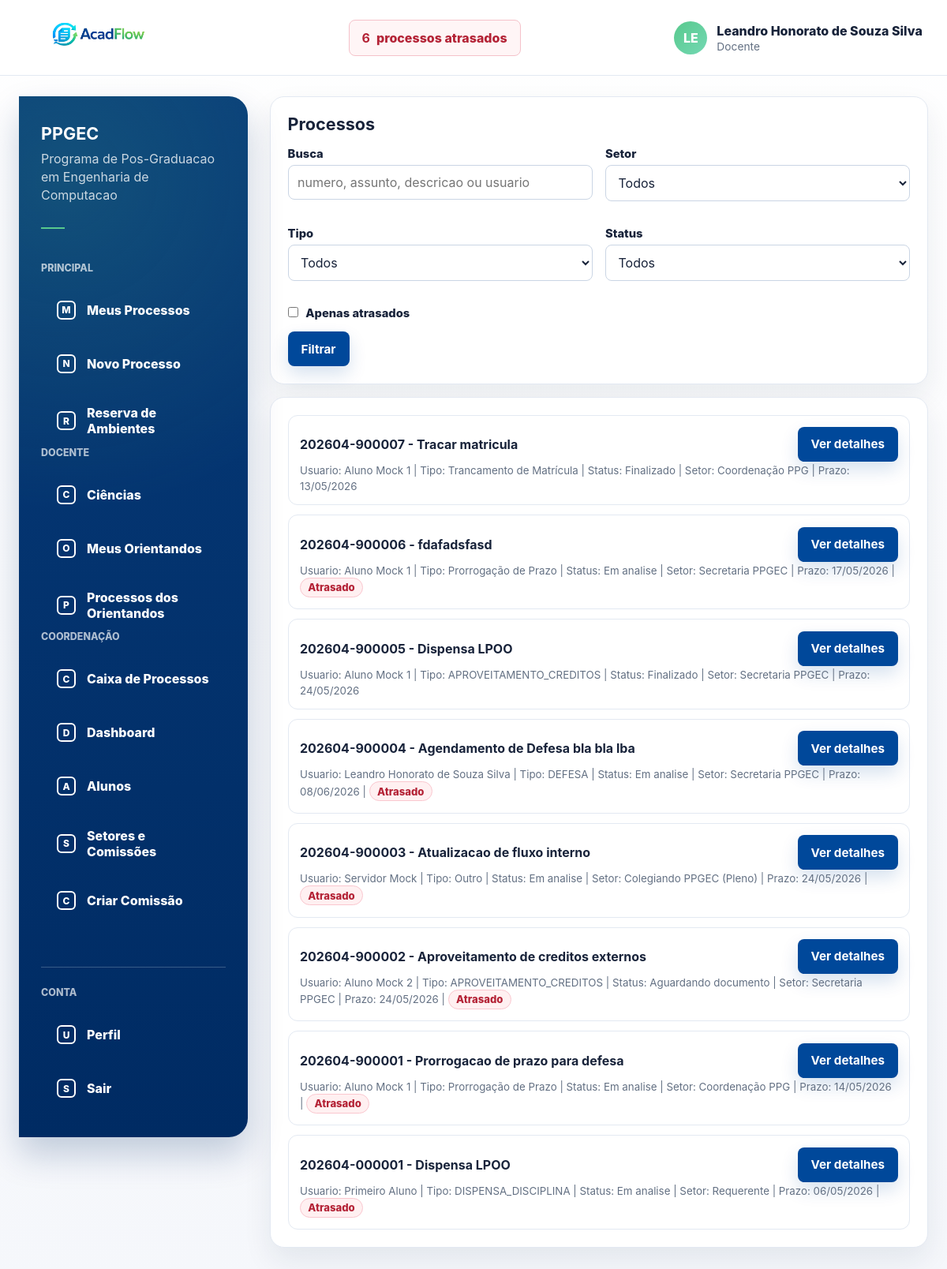
The app's page /coordenacao/processos/ (signed in), older data.
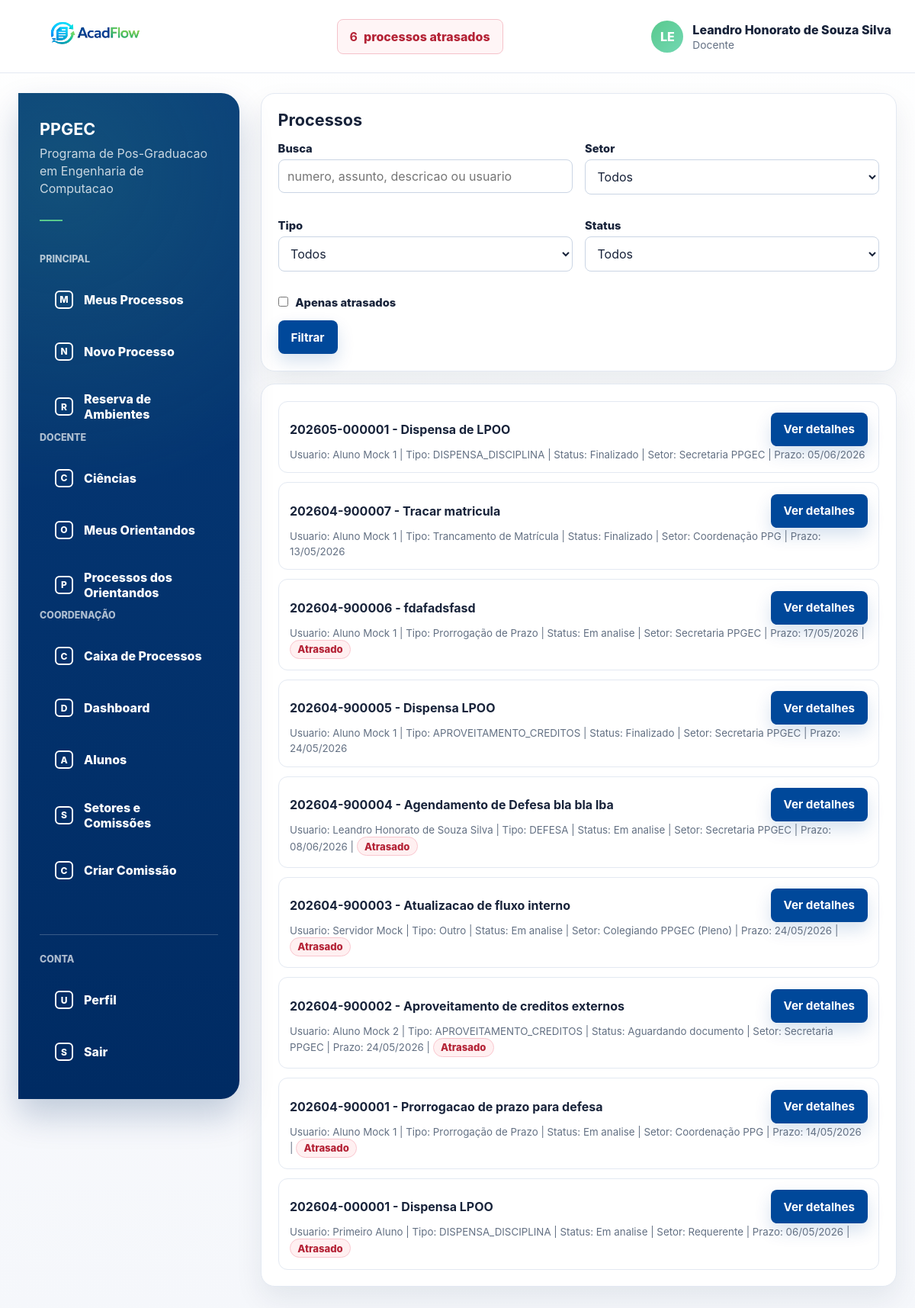
The same page, newer data.
### processos/models.py (models this page shows, shortened)
class Processo(models.Model):
    PRAZOS_DIAS_POR_TIPO = {
        "APROVEITAMENTO_DISPENSA_CREDITOS": 30,
        "TRANCAMENTO_MATRICULA": 15,
        "PRORROGACAO_PRAZO": 20,
        "REINGRESSO": 30,
        "MUDANCA_ORIENTADOR": 20,
        "DEFESA_MESTRADO": 45,
        "DEFESA_DOUTORADO": 45,
        "QUALIFICACAO_DOUTORADO": 45,
        "OUTRO": 60,
    }
    class TipoProcesso(models.TextChoices):
        APROVEITAMENTO_DISPENSA_CREDITOS = "APROVEITAMENTO_DISPENSA_CREDITOS", "Aproveitamento de Créditos ou Dispensa de Disciplina"
        DEFESA_MESTRADO = "DEFESA_MESTRADO", "Defesa de Mestrado"
        DEFESA_DOUTORADO = "DEFESA_DOUTORADO", "Defesa de Doutorado"
        QUALIFICACAO_DOUTORADO = "QUALIFICACAO_DOUTORADO", "Qualificação de Doutorado"
        TRANCAMENTO_MATRICULA = "TRANCAMENTO_MATRICULA", "Trancamento de Matrícula"
        PRORROGACAO_PRAZO = "PRORROGACAO_PRAZO", "Prorrogação de Prazo"
        REINGRESSO = "REINGRESSO", "Reingresso"
        MUDANCA_ORIENTADOR = "MUDANCA_ORIENTADOR", "Mudança de Orientador(a)"
        OUTRO = "OUTRO", "Outro"
    class StatusProcesso(models.TextChoices):
        EM_ANALISE = "EM_ANALISE", "Em analise"
        AGUARDANDO_DOCUMENTO = "AGUARDANDO_DOCUMENTO", "Aguardando documento"
        AGUARDANDO_CIENCIA = "AGUARDANDO_CIENCIA", "Aguardando ciencia"
        EM_DEBATE = "EM_DEBATE", "Em debate"
        FINALIZADO = "FINALIZADO", "Finalizado"
    usuario_criado_por = models.ForeignKey(
        settings.AUTH_USER_MODEL,
        on_delete=models.PROTECT,
        related_name="processos_criados",
    )
    tipo = models.CharField(max_length=40, choices=TipoProcesso.choices)
    assunto = models.CharField(max_length=255)
    descricao = models.TextField()
    data_criacao = models.DateTimeField(auto_now_add=True)
    atualizado_em = models.DateTimeField(auto_now=True)
    status_inicial = models.CharField(
        max_length=25,
        choices=StatusProcesso.choices,
        null=True,
        blank=True,
    )
    status = models.CharField(
        max_length=25,
        choices=StatusProcesso.choices,
        default=StatusProcesso.EM_ANALISE,
    )
    setor_atual = models.ForeignKey(
        Setor,
        on_delete=models.PROTECT,
        related_name="processos_atuais",
    )
    numero = models.CharField(max_length=20, unique=True, editable=False, blank=True)
    prazo_limite = models.DateField(null=True, blank=True)
    finalizado_em = models.DateTimeField(null=True, blank=True)
    termo_finalizacao = models.TextField(blank=True)
    observacoes_internas = models.TextField(blank=True)
    class Meta:
        ordering = ["-data_criacao"]
    @property
    def esta_finalizado(self) -> bool:
        return self.finalizado_em is not None or self.status == self.StatusProcesso.FINALIZADO
    @property
    def esta_atrasado(self) -> bool:
        return bool(
            self.prazo_limite
            and self.prazo_limite < timezone.localdate()
            and not self.esta_finalizado
        )

class User(AbstractUser):
    class TipoUsuario(models.TextChoices):
        ALUNO = "ALUNO", "Aluno"
        DOCENTE = "DOCENTE", "Docente"
        SERVIDOR = "SERVIDOR", "Servidor"
    username = None
    first_name = None
    last_name = None
    nome = models.CharField(max_length=255)
    email = models.EmailField(unique=True)
    polo_atuacao = models.ForeignKey(
        "Polo",
        on_delete=models.SET_NULL,
        null=True,
        blank=True,
        related_name="servidores",
    )
    tipo_usuario = models.CharField(
        max_length=20,
        choices=TipoUsuario.choices,
        default=TipoUsuario.SERVIDOR,
    )
    USERNAME_FIELD = "email"
    REQUIRED_FIELDS = ["nome"]
    objects = UserManager()
    class Meta:
        ordering = ["nome", "email"]

class Setor(models.Model):
    class TipoSetor(models.TextChoices):
        SETOR = "SETOR", "Setor"
        COMISSAO = "COMISSAO", "Comissao"
    nome = models.CharField(max_length=120, unique=True)
    descricao = models.CharField(max_length=255, blank=True)
    ativo = models.BooleanField(default=True)
    email = models.EmailField(max_length=255, blank=True, null=True, help_text="E-mail institucional do setor")
    tipo = models.CharField(max_length=20, choices=TipoSetor.choices, default=TipoSetor.SETOR)
    class Meta:
        ordering = ["nome"]

### processos/views.py (the view, shortened to what this page needs)
# urls.py: path("coordenacao/processos/", processos_view, name="coordenacao_processos"),
@login_required
def processos_view(request):
    if not _can_view_processos(request.user):
        raise PermissionDenied("Acesso restrito a docentes e servidores.")
    queryset = Processo.objects.select_related("usuario_criado_por", "setor_atual").order_by("-data_criacao")
    tipo = request.GET.get("tipo", "").strip()
    status = request.GET.get("status", "").strip()
    setor_id = request.GET.get("setor", "").strip()
    termo = request.GET.get("q", "").strip()
    somente_atrasados = request.GET.get("atrasados") == "1"
    if somente_atrasados:
        queryset = queryset.filter(prazo_limite__lt=timezone.localdate()).exclude(
            status=Processo.StatusProcesso.FINALIZADO
        )
    if tipo:
        queryset = queryset.filter(tipo=tipo)
    if status:
        queryset = queryset.filter(status=status)
    if setor_id:
        queryset = queryset.filter(setor_atual_id=setor_id)
    return render(
        request,
        "processos/processos_lista.html",
        {
            "processos": queryset,
            "tipos": Processo.TipoProcesso.choices,
            "status_list": Processo.StatusProcesso.choices,
            "setores": Setor.objects.order_by("nome"),
            "filtro_tipo": tipo,
            "filtro_status": status,
            "filtro_setor": setor_id,
            "filtro_q": termo,
            "filtro_atrasados": somente_atrasados,
            "is_coordenador": _is_coordenador(request.user),
            "has_gestao_access": _has_gestao_access(request.user),
            "can_view_dashboard": _can_view_dashboard(request.user),
            "can_view_processos": _can_view_processos(request.user),
            "can_view_caixa": _can_view_caixa(request.user),
        },
    )

### processos/context_processors.py (called while the page is built)
def processos_atrasados(request):
    if not request.user.is_authenticated:
        return {}
    return {
        "processos_atrasados_count": processos_atrasados_queryset(request.user).count(),
        "processos_atrasados_url": processos_atrasados_url(request.user),
    }

def _is_docente(user):
    return user.is_authenticated and user.tipo_usuario == User.TipoUsuario.DOCENTE

def _is_servidor(user):
    return user.is_authenticated and user.tipo_usuario == User.TipoUsuario.SERVIDOR

def _is_coordenador(user):
    if not _is_docente(user):
        return False
    try:
        return bool(user.docente.coordenador)
    except Docente.DoesNotExist:
        return False

def _has_gestao_access(user):
    return _is_coordenador(user) or _is_servidor(user)

def _can_view_processos(user):
    return _is_coordenador(user) or _is_servidor(user)

def _can_view_caixa(user):
    return (
        _is_servidor(user)
        or SetorMembro.objects.filter(usuario=user, data_saida__isnull=True, setor__ativo=True).exists()
    )

def _has_setor_membership(user):
    return SetorMembro.objects.filter(usuario=user, data_saida__isnull=True, setor__ativo=True).exists()

### templates/processos/processos_lista.html (shortened to what this page needs)
{% extends "base.html" %}
{% block content %}
<section class="card" style="margin-bottom: 1rem;">
    <h1 class="section-title">Processos</h1>
    <form method="get">
        <div class="grid-two">
            <div class="field">
                <label for="id_q">Busca</label>
                <input id="id_q" type="text" name="q" value="{{ filtro_q }}" placeholder="numero, assunto, descricao ou usuario">
            </div>
            <div class="field">
                <label for="id_setor">Setor</label>
                <select id="id_setor" name="setor">
                    <option value="">Todos</option>
                </select>
            </div>
            <div class="field">
                <label for="id_tipo">Tipo</label>
                <select id="id_tipo" name="tipo">
                    <option value="">Todos</option>
                </select>
            </div>
            <div class="field">
                <label for="id_status">Status</label>
                <select id="id_status" name="status">
                    <option value="">Todos</option>
                </select>
            </div>
            <div class="field">
                <label>
                    <input type="checkbox" name="atrasados" value="1" {% if filtro_atrasados %}checked{% endif %}>
                    Apenas atrasados
                </label>
            </div>
        </div>
        <button class="btn" type="submit">Filtrar</button>
    </form>
</section>
<section class="card">
    {% if processos %}
        <ul class="list">
            {% for processo in processos %}
                <li>
                    <div style="display: flex; align-items: center; justify-content: space-between; gap: 0.7rem; flex-wrap: wrap;">
                        <strong>{{ processo.numero }} - {{ processo.assunto }}</strong>
                        <a class="btn" href="{% url 'processo_detalhe' processo.id %}">Ver detalhes</a>
                    </div>
                    <small class="muted">
                        Usuario: {{ processo.usuario_criado_por.nome }} |
                        Tipo: {{ processo.get_tipo_display }} |
                        Status: {{ processo.get_status_display }} |
                        Setor: {{ processo.setor_atual.nome }} |
                        Prazo: {{ processo.prazo_limite|date:"d/m/Y"|default:"-" }}
                        {% if processo.esta_atrasado %}| <span class="badge badge-no">Atrasado</span>{% endif %}
                    </small>
                </li>
            {% endfor %}
        </ul>
    {% else %}
        <p class="muted">Nenhum processo encontrado com os filtros informados.</p>
    {% endif %}
</section>
{% endblock %}

### templates/base.html (shortened to what this page needs)
{% load static %}
<!doctype html>
<html lang="pt-BR">
<head>
    <link rel="stylesheet" href="{% static 'css/app.css' %}">
</head>
<body>
<div class="app-shell">
    {% if user.is_authenticated %}
        <header class="topbar">
            <div class="container topbar-content">
                <a class="brand" href="{% url 'home' %}" aria-label="AcadFlow">
                    <img class="brand-logo" src="{% static 'img/acadflow-logo.png' %}" alt="AcadFlow">
                </a>
                <a class="overdue-link" href="{{ processos_atrasados_url }}">
                    <strong>{{ processos_atrasados_count|default:0 }}</strong>
                    <span>processos atrasados</span>
                </a>
                <details class="user-menu">
                    <summary class="user-chip">
                        <span class="avatar" aria-hidden="true">{{ user.nome|default:user.email|slice:":2"|upper }}</span>
                        <span class="user-meta">
                            <span class="user-name">{{ user.nome }}</span>
                            <span class="user-role">{{ user.get_tipo_usuario_display }}</span>
                        </span>
                    </summary>
                </details>
            </div>
        </header>
    {% endif %}
    <main class="main-area">
        <div class="container">
            {% if user.is_authenticated %}
                <div class="layout">
                    <aside class="sidebar" aria-label="Menu principal">
                        <div class="sidebar-program">
                            <strong>PPGEC</strong>
                            <span>Programa de Pos-Graduacao em Engenharia de Computacao</span>
                            <span class="sidebar-rule"></span>
                        </div>
                        {% for section in nav_menu_sections %}
                            <p class="sidebar-label">{{ section.label }}</p>
                            <ul class="side-menu">
                                {% for item in section.items %}
                                    <li>
                                        <a class="{% if request.resolver_match.url_name in item.url_names %}is-active{% endif %}" href="{{ item.href }}">
                                            <span class="side-icon">{{ item.icon }}</span>
                                            {{ item.label }}
                                        </a>
                                    </li>
                                {% endfor %}
                            </ul>
                        {% endfor %}
                        <div class="sidebar-footer">
                            <p class="sidebar-label">Conta</p>
                            <ul class="side-menu">
                                <li>
                                    <a class="{% if request.resolver_match.url_name == 'me' %}is-active{% endif %}" href="{% url 'me' %}">
                                        <span class="side-icon">U</span>
                                        Perfil
                                    </a>
                                </li>
                                <li>
                                    <form method="post" action="{% url 'logout' %}" class="side-form">
                                        <button type="submit">
                                            <span class="side-icon">S</span>
                                            Sair
                                        </button>
                                    </form>
                                </li>
                            </ul>
                        </div>
                    </aside>
                    <section class="content-area">
            {% endif %}
            {% block content %}{% endblock %}
            {% if user.is_authenticated %}
                    </section>
                </div>
            {% endif %}
        </div>
    </main>
</div>
</body>
</html>

Row changes from the older to the newer data that the page shows:
added Processo: numero "202605-000001", assunto "Dispensa de LPOO", usuario_criado_por.nome "Aluno Mock 1", tipo "DISPENSA_DISCIPLINA", status "Finalizado", setor_atual.nome "Secretaria PPGEC", prazo_limite "05/06/2026"
